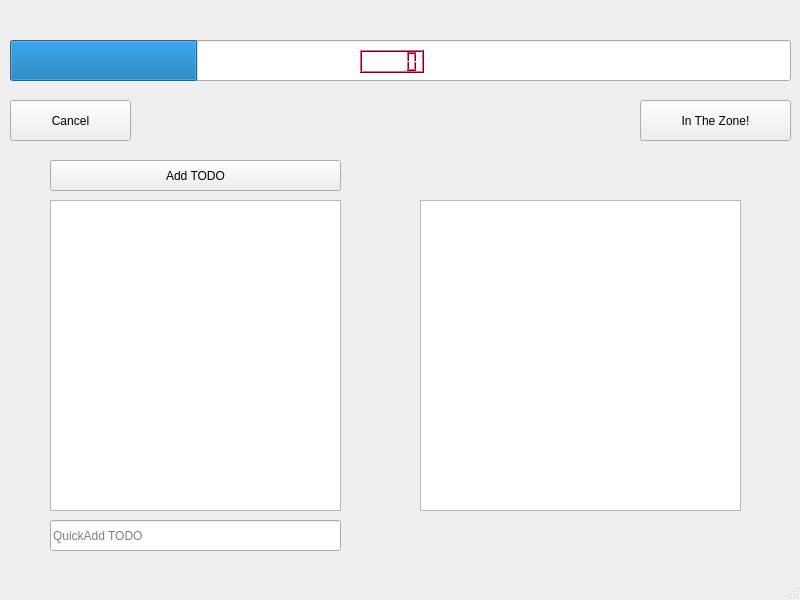
<?xml version="1.0" encoding="UTF-8"?>
<ui version="4.0">
 <class>MainWindow</class>
 <widget class="QMainWindow" name="MainWindow">
  <property name="geometry">
   <rect>
    <x>0</x>
    <y>0</y>
    <width>800</width>
    <height>600</height>
   </rect>
  </property>
  <property name="windowTitle">
   <string>Pomodoro</string>
  </property>
  <widget class="QWidget" name="centralwidget">
   <widget class="QLineEdit" name="leDoneTask">
    <property name="geometry">
     <rect>
      <x>220</x>
      <y>40</y>
      <width>321</width>
      <height>41</height>
     </rect>
    </property>
    <property name="placeholderText">
     <string>Enter what you have just done or select TODO item</string>
    </property>
   </widget>
   <widget class="QPushButton" name="btnStart">
    <property name="geometry">
     <rect>
      <x>220</x>
      <y>40</y>
      <width>321</width>
      <height>41</height>
     </rect>
    </property>
    <property name="text">
     <string>Start Pomodoro</string>
    </property>
   </widget>
   <widget class="QPushButton" name="btnCancel">
    <property name="geometry">
     <rect>
      <x>10</x>
      <y>100</y>
      <width>121</width>
      <height>41</height>
     </rect>
    </property>
    <property name="text">
     <string>Cancel</string>
    </property>
   </widget>
   <widget class="QProgressBar" name="progressBar">
    <property name="geometry">
     <rect>
      <x>10</x>
      <y>40</y>
      <width>781</width>
      <height>41</height>
     </rect>
    </property>
    <property name="value">
     <number>24</number>
    </property>
    <property name="format">
     <string/>
    </property>
   </widget>
   <widget class="QLineEdit" name="leTodoItem">
    <property name="geometry">
     <rect>
      <x>50</x>
      <y>520</y>
      <width>291</width>
      <height>31</height>
     </rect>
    </property>
    <property name="placeholderText">
     <string>QuickAdd TODO</string>
    </property>
   </widget>
   <widget class="TodoItemsListView" name="lvTodoItems">
    <property name="geometry">
     <rect>
      <x>50</x>
      <y>200</y>
      <width>291</width>
      <height>311</height>
     </rect>
    </property>
    <property name="autoFillBackground">
     <bool>true</bool>
    </property>
    <property name="dragEnabled">
     <bool>true</bool>
    </property>
    <property name="dragDropOverwriteMode">
     <bool>false</bool>
    </property>
    <property name="dragDropMode">
     <enum>QAbstractItemView::InternalMove</enum>
    </property>
    <property name="selectionBehavior">
     <enum>QAbstractItemView::SelectRows</enum>
    </property>
    <property name="movement">
     <enum>QListView::Snap</enum>
    </property>
   </widget>
   <widget class="QLCDNumber" name="lcdTimer">
    <property name="geometry">
     <rect>
      <x>360</x>
      <y>50</y>
      <width>64</width>
      <height>23</height>
     </rect>
    </property>
    <property name="palette">
     <palette>
      <active>
       <colorrole role="WindowText">
        <brush brushstyle="SolidPattern">
         <color alpha="255">
          <red>0</red>
          <green>0</green>
          <blue>0</blue>
         </color>
        </brush>
       </colorrole>
       <colorrole role="Button">
        <brush brushstyle="SolidPattern">
         <color alpha="255">
          <red>223</red>
          <green>11</green>
          <blue>60</blue>
         </color>
        </brush>
       </colorrole>
       <colorrole role="Light">
        <brush brushstyle="SolidPattern">
         <color alpha="255">
          <red>255</red>
          <green>92</green>
          <blue>130</blue>
         </color>
        </brush>
       </colorrole>
       <colorrole role="Midlight">
        <brush brushstyle="SolidPattern">
         <color alpha="255">
          <red>239</red>
          <green>51</green>
          <blue>95</blue>
         </color>
        </brush>
       </colorrole>
       <colorrole role="Dark">
        <brush brushstyle="SolidPattern">
         <color alpha="255">
          <red>111</red>
          <green>5</green>
          <blue>30</blue>
         </color>
        </brush>
       </colorrole>
       <colorrole role="Mid">
        <brush brushstyle="SolidPattern">
         <color alpha="255">
          <red>149</red>
          <green>7</green>
          <blue>40</blue>
         </color>
        </brush>
       </colorrole>
       <colorrole role="Text">
        <brush brushstyle="SolidPattern">
         <color alpha="255">
          <red>0</red>
          <green>0</green>
          <blue>0</blue>
         </color>
        </brush>
       </colorrole>
       <colorrole role="BrightText">
        <brush brushstyle="SolidPattern">
         <color alpha="255">
          <red>255</red>
          <green>255</green>
          <blue>255</blue>
         </color>
        </brush>
       </colorrole>
       <colorrole role="ButtonText">
        <brush brushstyle="SolidPattern">
         <color alpha="255">
          <red>0</red>
          <green>0</green>
          <blue>0</blue>
         </color>
        </brush>
       </colorrole>
       <colorrole role="Base">
        <brush brushstyle="SolidPattern">
         <color alpha="255">
          <red>255</red>
          <green>255</green>
          <blue>255</blue>
         </color>
        </brush>
       </colorrole>
       <colorrole role="Window">
        <brush brushstyle="SolidPattern">
         <color alpha="255">
          <red>223</red>
          <green>11</green>
          <blue>60</blue>
         </color>
        </brush>
       </colorrole>
       <colorrole role="Shadow">
        <brush brushstyle="SolidPattern">
         <color alpha="255">
          <red>0</red>
          <green>0</green>
          <blue>0</blue>
         </color>
        </brush>
       </colorrole>
       <colorrole role="AlternateBase">
        <brush brushstyle="SolidPattern">
         <color alpha="255">
          <red>239</red>
          <green>133</green>
          <blue>157</blue>
         </color>
        </brush>
       </colorrole>
       <colorrole role="ToolTipBase">
        <brush brushstyle="SolidPattern">
         <color alpha="255">
          <red>255</red>
          <green>255</green>
          <blue>220</blue>
         </color>
        </brush>
       </colorrole>
       <colorrole role="ToolTipText">
        <brush brushstyle="SolidPattern">
         <color alpha="255">
          <red>0</red>
          <green>0</green>
          <blue>0</blue>
         </color>
        </brush>
       </colorrole>
      </active>
      <inactive>
       <colorrole role="WindowText">
        <brush brushstyle="SolidPattern">
         <color alpha="255">
          <red>0</red>
          <green>0</green>
          <blue>0</blue>
         </color>
        </brush>
       </colorrole>
       <colorrole role="Button">
        <brush brushstyle="SolidPattern">
         <color alpha="255">
          <red>223</red>
          <green>11</green>
          <blue>60</blue>
         </color>
        </brush>
       </colorrole>
       <colorrole role="Light">
        <brush brushstyle="SolidPattern">
         <color alpha="255">
          <red>255</red>
          <green>92</green>
          <blue>130</blue>
         </color>
        </brush>
       </colorrole>
       <colorrole role="Midlight">
        <brush brushstyle="SolidPattern">
         <color alpha="255">
          <red>239</red>
          <green>51</green>
          <blue>95</blue>
         </color>
        </brush>
       </colorrole>
       <colorrole role="Dark">
        <brush brushstyle="SolidPattern">
         <color alpha="255">
          <red>111</red>
          <green>5</green>
          <blue>30</blue>
         </color>
        </brush>
       </colorrole>
       <colorrole role="Mid">
        <brush brushstyle="SolidPattern">
         <color alpha="255">
          <red>149</red>
          <green>7</green>
          <blue>40</blue>
         </color>
        </brush>
       </colorrole>
       <colorrole role="Text">
        <brush brushstyle="SolidPattern">
         <color alpha="255">
          <red>0</red>
          <green>0</green>
          <blue>0</blue>
         </color>
        </brush>
       </colorrole>
       <colorrole role="BrightText">
        <brush brushstyle="SolidPattern">
         <color alpha="255">
          <red>255</red>
          <green>255</green>
          <blue>255</blue>
         </color>
        </brush>
       </colorrole>
       <colorrole role="ButtonText">
        <brush brushstyle="SolidPattern">
         <color alpha="255">
          <red>0</red>
          <green>0</green>
          <blue>0</blue>
         </color>
        </brush>
       </colorrole>
       <colorrole role="Base">
        <brush brushstyle="SolidPattern">
         <color alpha="255">
          <red>255</red>
          <green>255</green>
          <blue>255</blue>
         </color>
        </brush>
       </colorrole>
       <colorrole role="Window">
        <brush brushstyle="SolidPattern">
         <color alpha="255">
          <red>223</red>
          <green>11</green>
          <blue>60</blue>
         </color>
        </brush>
       </colorrole>
       <colorrole role="Shadow">
        <brush brushstyle="SolidPattern">
         <color alpha="255">
          <red>0</red>
          <green>0</green>
          <blue>0</blue>
         </color>
        </brush>
       </colorrole>
       <colorrole role="AlternateBase">
        <brush brushstyle="SolidPattern">
         <color alpha="255">
          <red>239</red>
          <green>133</green>
          <blue>157</blue>
         </color>
        </brush>
       </colorrole>
       <colorrole role="ToolTipBase">
        <brush brushstyle="SolidPattern">
         <color alpha="255">
          <red>255</red>
          <green>255</green>
          <blue>220</blue>
         </color>
        </brush>
       </colorrole>
       <colorrole role="ToolTipText">
        <brush brushstyle="SolidPattern">
         <color alpha="255">
          <red>0</red>
          <green>0</green>
          <blue>0</blue>
         </color>
        </brush>
       </colorrole>
      </inactive>
      <disabled>
       <colorrole role="WindowText">
        <brush brushstyle="SolidPattern">
         <color alpha="255">
          <red>111</red>
          <green>5</green>
          <blue>30</blue>
         </color>
        </brush>
       </colorrole>
       <colorrole role="Button">
        <brush brushstyle="SolidPattern">
         <color alpha="255">
          <red>223</red>
          <green>11</green>
          <blue>60</blue>
         </color>
        </brush>
       </colorrole>
       <colorrole role="Light">
        <brush brushstyle="SolidPattern">
         <color alpha="255">
          <red>255</red>
          <green>92</green>
          <blue>130</blue>
         </color>
        </brush>
       </colorrole>
       <colorrole role="Midlight">
        <brush brushstyle="SolidPattern">
         <color alpha="255">
          <red>239</red>
          <green>51</green>
          <blue>95</blue>
         </color>
        </brush>
       </colorrole>
       <colorrole role="Dark">
        <brush brushstyle="SolidPattern">
         <color alpha="255">
          <red>111</red>
          <green>5</green>
          <blue>30</blue>
         </color>
        </brush>
       </colorrole>
       <colorrole role="Mid">
        <brush brushstyle="SolidPattern">
         <color alpha="255">
          <red>149</red>
          <green>7</green>
          <blue>40</blue>
         </color>
        </brush>
       </colorrole>
       <colorrole role="Text">
        <brush brushstyle="SolidPattern">
         <color alpha="255">
          <red>111</red>
          <green>5</green>
          <blue>30</blue>
         </color>
        </brush>
       </colorrole>
       <colorrole role="BrightText">
        <brush brushstyle="SolidPattern">
         <color alpha="255">
          <red>255</red>
          <green>255</green>
          <blue>255</blue>
         </color>
        </brush>
       </colorrole>
       <colorrole role="ButtonText">
        <brush brushstyle="SolidPattern">
         <color alpha="255">
          <red>111</red>
          <green>5</green>
          <blue>30</blue>
         </color>
        </brush>
       </colorrole>
       <colorrole role="Base">
        <brush brushstyle="SolidPattern">
         <color alpha="255">
          <red>223</red>
          <green>11</green>
          <blue>60</blue>
         </color>
        </brush>
       </colorrole>
       <colorrole role="Window">
        <brush brushstyle="SolidPattern">
         <color alpha="255">
          <red>223</red>
          <green>11</green>
          <blue>60</blue>
         </color>
        </brush>
       </colorrole>
       <colorrole role="Shadow">
        <brush brushstyle="SolidPattern">
         <color alpha="255">
          <red>0</red>
          <green>0</green>
          <blue>0</blue>
         </color>
        </brush>
       </colorrole>
       <colorrole role="AlternateBase">
        <brush brushstyle="SolidPattern">
         <color alpha="255">
          <red>223</red>
          <green>11</green>
          <blue>60</blue>
         </color>
        </brush>
       </colorrole>
       <colorrole role="ToolTipBase">
        <brush brushstyle="SolidPattern">
         <color alpha="255">
          <red>255</red>
          <green>255</green>
          <blue>220</blue>
         </color>
        </brush>
       </colorrole>
       <colorrole role="ToolTipText">
        <brush brushstyle="SolidPattern">
         <color alpha="255">
          <red>0</red>
          <green>0</green>
          <blue>0</blue>
         </color>
        </brush>
       </colorrole>
      </disabled>
     </palette>
    </property>
   </widget>
   <widget class="QListView" name="lvCompletedPomodoros">
    <property name="geometry">
     <rect>
      <x>420</x>
      <y>200</y>
      <width>321</width>
      <height>311</height>
     </rect>
    </property>
    <property name="sizePolicy">
     <sizepolicy hsizetype="Fixed" vsizetype="Expanding">
      <horstretch>0</horstretch>
      <verstretch>0</verstretch>
     </sizepolicy>
    </property>
    <property name="resizeMode">
     <enum>QListView::Fixed</enum>
    </property>
   </widget>
   <widget class="QPushButton" name="btnZone">
    <property name="geometry">
     <rect>
      <x>640</x>
      <y>100</y>
      <width>151</width>
      <height>41</height>
     </rect>
    </property>
    <property name="toolTip">
     <string>Activate In The Zone mode</string>
    </property>
    <property name="text">
     <string>In The Zone!</string>
    </property>
    <property name="checkable">
     <bool>true</bool>
    </property>
   </widget>
   <widget class="QPushButton" name="btnAddTodo">
    <property name="geometry">
     <rect>
      <x>50</x>
      <y>160</y>
      <width>291</width>
      <height>31</height>
     </rect>
    </property>
    <property name="toolTip">
     <string>Add new TODO item</string>
    </property>
    <property name="text">
     <string>Add TODO</string>
    </property>
   </widget>
  </widget>
  <widget class="QMenuBar" name="menubar">
   <property name="geometry">
    <rect>
     <x>0</x>
     <y>0</y>
     <width>800</width>
     <height>28</height>
    </rect>
   </property>
  </widget>
  <widget class="QStatusBar" name="statusbar"/>
 </widget>
 <customwidgets>
  <customwidget>
   <class>TodoItemsListView</class>
   <extends>QListView</extends>
   <header>todoitemslistview.h</header>
  </customwidget>
 </customwidgets>
 <resources/>
 <connections/>
</ui>
